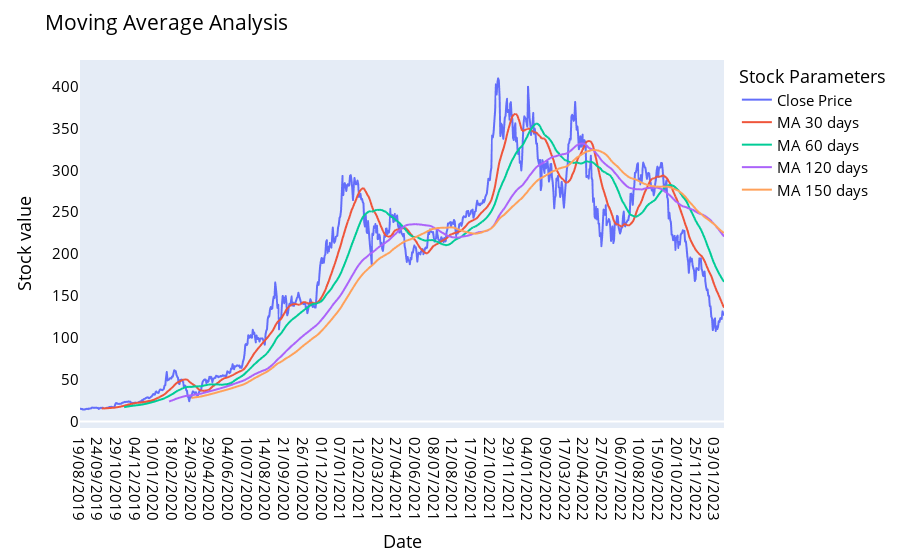

Notebook code for this chart:
### Code cell
names = cycle(['Close Price','MA 30 days','MA 60 days','MA 120 days','MA 150 days'])

fig = px.line(data, x=data.index ,y=[data['Close'],data['MA for 30 days'],data['MA for 60 days'],data['MA for 120 days'], data['MA for 150 days']],labels={'date': 'Date','value':'Stock value'})
fig.update_layout(title_text='Moving Average Analysis', font_size=15, font_color='black',legend_title_text='Stock Parameters')
fig.update_xaxes(showgrid=False)
fig.update_yaxes(showgrid=False)
fig.for_each_trace(lambda t:  t.update(name = next(names)))
fig.show()

### Figure 1 — Plotly figure (JSON) as saved in the notebook; plotly's stock layout.template omitted (floating-point values rounded to 4 significant figures; data arrays with more than 128 entries replaced by an {"elided": "..."} marker saying what was removed)
{"data": [{"hovertemplate": "variable=Close<br>Date=%{x}<br>Stock value=%{y}<extra></extra>", "legendgroup": "Close", "line": {"color": "#636efa", "dash": "solid"}, "marker": {"symbol": "circle"}, "mode": "lines", "name": "Close Price", "showlegend": true, "type": "scattergl", "x": {"elided": "862 str values"}, "xaxis": "x", "y": {"elided": "862 float values"}, "yaxis": "y"}, {"hovertemplate": "variable=MA for 30 days<br>Date=%{x}<br>Stock value=%{y}<extra></extra>", "legendgroup": "MA for 30 days", "line": {"color": "#EF553B", "dash": "solid"}, "marker": {"symbol": "circle"}, "mode": "lines", "name": "MA 30 days", "showlegend": true, "type": "scattergl", "x": {"elided": "862 str values"}, "xaxis": "x", "y": {"elided": "862 float values"}, "yaxis": "y"}, {"hovertemplate": "variable=MA for 60 days<br>Date=%{x}<br>Stock value=%{y}<extra></extra>", "legendgroup": "MA for 60 days", "line": {"color": "#00cc96", "dash": "solid"}, "marker": {"symbol": "circle"}, "mode": "lines", "name": "MA 60 days", "showlegend": true, "type": "scattergl", "x": {"elided": "862 str values"}, "xaxis": "x", "y": {"elided": "862 float values"}, "yaxis": "y"}, {"hovertemplate": "variable=MA for 120 days<br>Date=%{x}<br>Stock value=%{y}<extra></extra>", "legendgroup": "MA for 120 days", "line": {"color": "#ab63fa", "dash": "solid"}, "marker": {"symbol": "circle"}, "mode": "lines", "name": "MA 120 days", "showlegend": true, "type": "scattergl", "x": {"elided": "862 str values"}, "xaxis": "x", "y": {"elided": "862 float values"}, "yaxis": "y"}, {"hovertemplate": "variable=MA for 150 days<br>Date=%{x}<br>Stock value=%{y}<extra></extra>", "legendgroup": "MA for 150 days", "line": {"color": "#FFA15A", "dash": "solid"}, "marker": {"symbol": "circle"}, "mode": "lines", "name": "MA 150 days", "showlegend": true, "type": "scattergl", "x": {"elided": "862 str values"}, "xaxis": "x", "y": {"elided": "862 float values"}, "yaxis": "y"}], "layout": {"font": {"color": "black", "size": 15}, "legend": {"title": {"text": "Stock Parameters"}, "tracegroupgap": 0}, "margin": {"t": 60}, "title": {"text": "Moving Average Analysis"}, "xaxis": {"anchor": "y", "domain": [0, 1], "showgrid": false, "title": {"text": "Date"}}, "yaxis": {"anchor": "x", "domain": [0, 1], "showgrid": false, "title": {"text": "Stock value"}}}}
